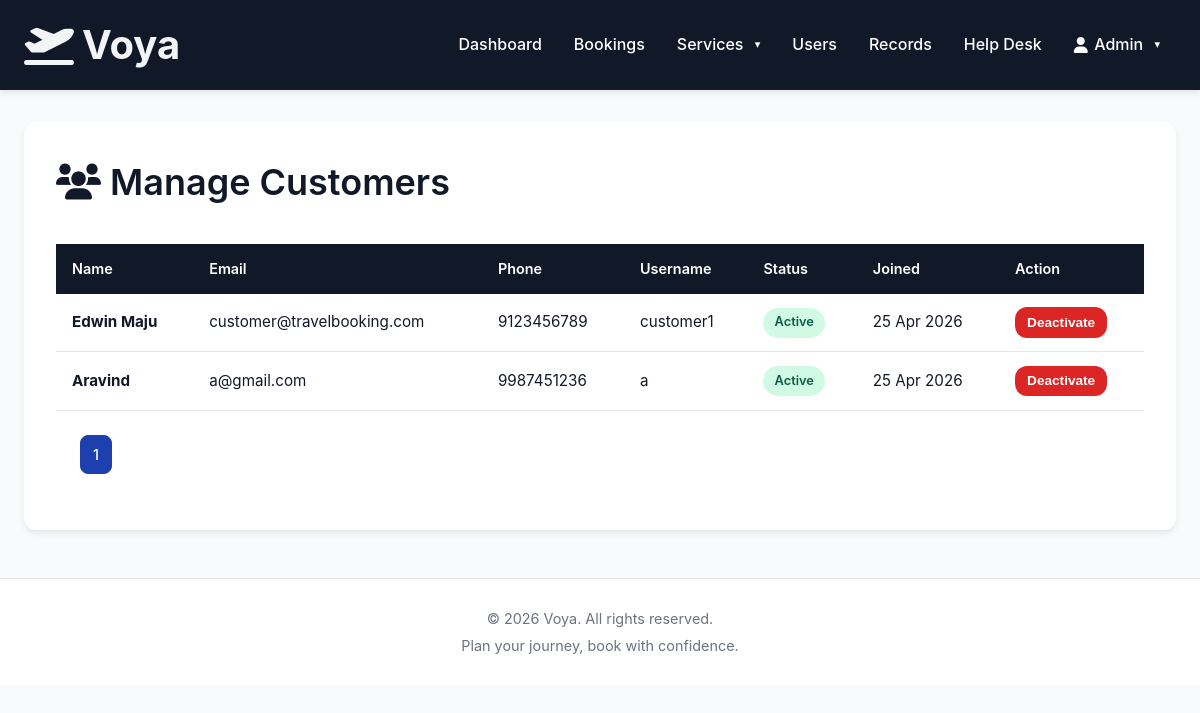
Page /admin/users (signed in) on the committed database.
### app/models.py (models this page shows, shortened)
class User(UserMixin, db.Model):
    __tablename__ = 'users'
    id = db.Column(db.Integer, primary_key=True)
    username = db.Column(db.String(100), unique=True, nullable=False)
    email = db.Column(db.String(100), unique=True, nullable=False)
    password_hash = db.Column(db.String(255), nullable=False)
    first_name = db.Column(db.String(100))
    last_name = db.Column(db.String(100))
    phone = db.Column(db.String(20))
    role = db.Column(db.String(20), default='customer')  # 'customer' or 'admin'
    is_active = db.Column(db.Boolean, default=True)
    created_at = db.Column(db.DateTime, default=datetime.utcnow)
    bookings = db.relationship('Booking', foreign_keys='Booking.user_id', backref='user', lazy=True, cascade='all, delete-orphan')
    payments = db.relationship('Payment', backref='user', lazy=True, cascade='all, delete-orphan')
    confirmed_bookings = db.relationship('Booking', foreign_keys='Booking.confirmed_by', backref='admin_confirmer')
    def is_admin(self):
        return self.role == 'admin'

### app/routes/admin.py (the view)
@bp.route('/users')
@login_required
@admin_required
def manage_users():
    page = request.args.get('page', 1, type=int)
    users = User.query.filter_by(role='customer').paginate(page=page, per_page=10)
    return render_template('admin/manage_users.html', users=users)

### app/routes/admin.py (called while the page is built)
def admin_required(f):
    from functools import wraps
    @wraps(f)
    def decorated_function(*args, **kwargs):
        if not current_user.is_authenticated or not current_user.is_admin():
            flash('Admin access required', 'danger')
            return redirect(url_for('customer.dashboard'))
        return f(*args, **kwargs)
    return decorated_function

### app/templates/admin/manage_users.html (shortened to what this page needs)
{% extends "base.html" %}
{% block content %}
<div class="page-wrap">
    <h1 class="mb-4"><i class="fas fa-users"></i> Manage Customers</h1>
    {% if users.items %}
    <div class="table-scroll">
        <table class="table">
            <thead><tr><th>Name</th><th>Email</th><th>Phone</th><th>Username</th><th>Status</th><th>Joined</th><th>Action</th></tr></thead>
            <tbody>
                {% for user in users.items %}
                <tr>
                    <td><strong>{{ user.first_name }} {{ user.last_name }}</strong></td>
                    <td>{{ user.email }}</td>
                    <td>{{ user.phone or 'N/A' }}</td>
                    <td>{{ user.username }}</td>
                    <td>{% if user.is_active %}<span class="badge badge-ok">Active</span>{% else %}<span class="badge badge-bad">Inactive</span>{% endif %}</td>
                    <td>{{ user.created_at.strftime('%d %b %Y') }}</td>
                    <td>
                        {% if user.is_active %}
                        <form method="POST" action="{{ url_for('admin.deactivate_user', user_id=user.id) }}" class="inline-form" onclick="return confirm('Deactivate this user?')">
                            <button type="submit" class="btn btn-sm btn-danger">Deactivate</button>
                        </form>
                        {% else %}<span class="text-muted">Deactivated</span>{% endif %}
                    </td>
                </tr>
                {% endfor %}
            </tbody>
        </table>
    </div>
    <nav>
        <ul class="pagination">
            {% for page_num in users.iter_pages() %}{% if page_num %}<li class="{% if page_num == users.page %}page-active{% endif %}"><a class="page-link" href="{{ url_for('admin.manage_users', page=page_num) }}">{{ page_num }}</a></li>{% endif %}{% endfor %}
        </ul>
    </nav>
    {% else %}
    <div class="alert alert-info">No customers found</div>
    {% endif %}
</div>
{% endblock %}

### app/templates/base.html (shortened to what this page needs)
<!DOCTYPE html>
<html lang="en">
<head>
    <link href="{{ url_for('static', filename='css/style.css') }}" rel="stylesheet">
    <link href="https://cdnjs.cloudflare.com/ajax/libs/font-awesome/6.0.0/css/all.min.css" rel="stylesheet">
</head>
<body>
    {% if request.endpoint not in ['auth.login', 'auth.register'] %}
    <nav class="nav">
        <a class="nav-brand"
            href="{% if current_user.is_authenticated %}{% if current_user.is_admin() %}{{ url_for('admin.dashboard') }}{% else %}{{ url_for('customer.dashboard') }}{% endif %}{% else %}{{ url_for('auth.login') }}{% endif %}">
            <i class="fas fa-plane-departure"></i> Voya
        </a>
        {% if current_user.is_authenticated %}
        <ul class="nav-items">
            {% if current_user.is_admin() %}
            <li><a href="{{ url_for('admin.dashboard') }}">Dashboard</a></li>
            <li><a href="{{ url_for('admin.manage_bookings') }}">Bookings</a></li>
            <li class="dropdown">
                <a class="dropdown-trigger" onclick="this.nextElementSibling.classList.toggle('open')">Services</a>
            </li>
            <li><a href="{{ url_for('admin.manage_users') }}">Users</a></li>
            <li><a href="{{ url_for('admin.records') }}">Records</a></li>
            <li><a href="{{ url_for('admin.help_desk') }}">Help Desk</a></li>
            {% endif %}
            <li class="dropdown">
                <a class="dropdown-trigger" onclick="this.nextElementSibling.classList.toggle('open')">
                    <i class="fas fa-user"></i> {{ current_user.first_name or current_user.username }}
                </a>
            </li>
        </ul>
        {% endif %}
    </nav>
    {% endif %}
    <div class="container mt-2">
        {% block content %}{% endblock %}
    </div>
    <footer class="footer">
        <p>&copy; 2026 Voya. All rights reserved.</p>
        <p>Plan your journey, book with confidence.</p>
    </footer>
</body>
</html>

### app/static/css/style.css (style rules this page uses)
:root { --primary: #1e40af; --primary-dark: #1e3a8a; --primary-light: #eff6ff; --dark: #111827; --light: #f3f4f6; --white: #ffffff; --gray-50: #f9fafb; --gray-100: #f3f4f6; --gray-200: #e5e7eb; --gray-300: #d1d5db; --gray-400: #9ca3af; --gray-500: #6b7280; --gray-600: #4b5563; --gray-700: #374151; --gray-800: #1f2937; --gray-900: #111827; --green: #10b981; --green-light: #d1fae5; --green-dark: #065f46; --yellow: #f59e0b; --yellow-light: #fef3c7; --yellow-dark: #78350f; --red: #dc2626; --red-light: #fee2e2; --red-dark: #7f1d1d; --blue-info: #0ea5e9; --blue-info-light: #e0f2fe; --blue-info-dark: #0c4a6e; --radius: 12px; --shadow: 0 4px 6px rgba(0, 0, 0, 0.07); --shadow-lg: 0 10px 25px rgba(0, 0, 0, 0.08); --ease: all 0.2s ease; }
*, *::before, *::after { margin: 0; padding: 0; box-sizing: border-box; }
html, body { height: 100%; }
body { background: var(--gray-50); color: var(--gray-900); font-family: -apple-system, BlinkMacSystemFont, 'Segoe UI', Roboto, Oxygen, Ubuntu, Cantarell, sans-serif; font-size: 1rem; line-height: 1.6; }
h1, h2, h3, h4, h5, h6 { font-weight: 600; color: var(--gray-900); margin-bottom: 1rem; }
h1 { font-size: 2.25rem; }
p { margin-bottom: 1rem; color: var(--gray-700); }
a { color: var(--primary); text-decoration: none; transition: var(--ease); font-weight: 500; }
ol, ul { padding-left: 1.5rem; }
.nav { background: var(--dark); padding: 0 1.5rem; box-shadow: var(--shadow); position: sticky; top: 0; z-index: 1000; height: 90px; display: flex; align-items: center; justify-content: space-between; }
.nav-brand { font-weight: 700; font-size: 40px; color: var(--light) !important; display: flex; align-items: center; gap: 0.5rem; }
.nav-items { display: flex; list-style: none; align-items: center; gap: 0; }
.nav-items a { color: var(--white) !important; padding: 0.6rem 1rem; font-weight: 500; transition: var(--ease); display: flex; align-items: center; gap: 0.4rem; white-space: nowrap; }
.dropdown { position: relative; }
.dropdown-trigger { cursor: pointer; }
.dropdown-trigger::after { content: '▾'; margin-left: 0.3rem; font-size: 0.7rem; }
.container { width: 100%; max-width: 1200px; margin: 0 auto; padding: 0 1.5rem; }
.page-wrap { background: var(--white); border-radius: var(--radius); box-shadow: var(--shadow); padding: 2rem; margin-top: 2rem; margin-bottom: 2rem; }
.btn { display: inline-flex; align-items: center; justify-content: center; gap: 0.4rem; padding: 0.6rem 1.25rem; font-weight: 600; text-align: center; text-decoration: none; border: none; border-radius: var(--radius); cursor: pointer; transition: var(--ease); font-size: 0.95rem; outline: none; line-height: 1.4; }
.btn-danger { background: var(--red); color: var(--white); }
.btn-sm { padding: 0.35rem 0.75rem; font-size: 0.85rem; }
.badge { display: inline-block; padding: 0.3rem 0.7rem; font-weight: 600; font-size: 0.8rem; border-radius: 20px; }
.badge-ok { background: var(--green-light); color: var(--green-dark); }
.table-scroll { overflow-x: auto; }
.table { width: 100%; border-collapse: collapse; background: var(--white); }
.table thead th { background: var(--dark); color: var(--white); font-weight: 600; padding: 0.85rem 1rem; text-align: left; font-size: 0.9rem; }
.table tbody td { padding: 0.85rem 1rem; border-bottom: 1px solid var(--gray-200); font-size: 0.95rem; }
.table tbody tr { transition: var(--ease); }
.pagination { display: flex; list-style: none; gap: 0.4rem; margin: 1.5rem 0; }
.page-link { display: block; padding: 0.45rem 0.75rem; color: var(--primary); background: var(--white); border: 1px solid var(--gray-200); border-radius: 8px; text-decoration: none; font-size: 0.9rem; transition: var(--ease); }
.page-active .page-link { background: var(--primary); color: var(--white); border-color: var(--primary); }
.footer { background: var(--white); color: var(--gray-500); text-align: center; padding: 1.5rem; margin-top: 3rem; border-top: 1px solid var(--gray-200); }
.footer p { margin: 0.25rem 0; color: var(--gray-500); font-size: 0.9rem; }
.mt-2 { margin-top: 1rem; }
.mb-4 { margin-bottom: 2rem; }
.inline-form { display: inline; }

### rows in the picture
User: first_name "Admin"
User: first_name "Edwin", last_name "Maju", email "customer@travelbooking.com", phone "9123456789", username "customer1", is_active "Active", created_at "25 Apr 2026"
User: first_name "Aravind", email "a@gmail.com", phone "9987451236", username "a", is_active "Active", created_at "25 Apr 2026"

### other values in the picture
{{ page_num }} "1"
